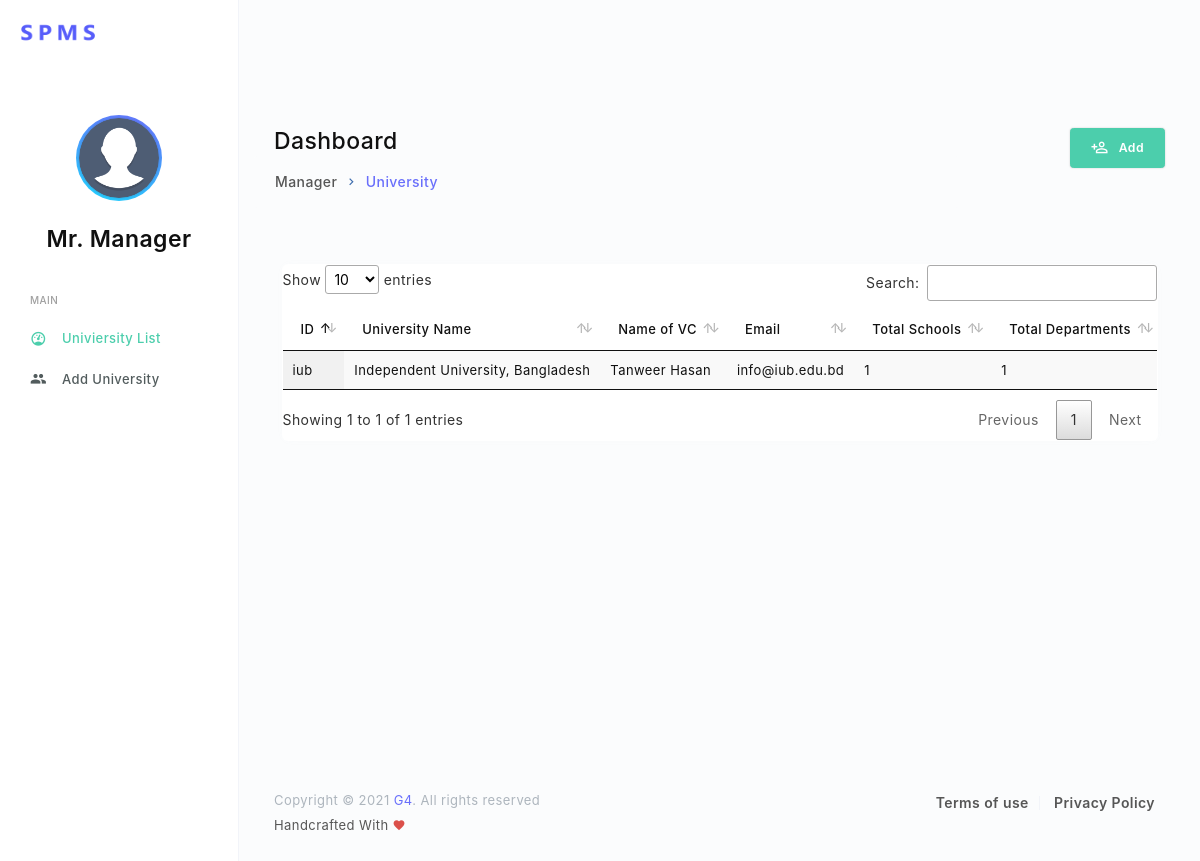
Screenshot of /superuser/universities-list.php with the database file from the repository.
### tables this page shows
CREATE TABLE `university` (
  `id` varchar(10) NOT NULL,
  `name` varchar(255) NOT NULL,
  `address` text NOT NULL,
  `city` varchar(255) NOT NULL,
  `country` varchar(255) NOT NULL,
  `vc` varchar(255) DEFAULT NULL,
  `email` varchar(255) NOT NULL,
  `phone` varchar(20) NOT NULL
);

### php/university.php (called while the page is built)
<?php
    include 'mysql.php';
    if ($_SERVER['REQUEST_METHOD'] == 'POST' && isset($_POST['id'])) {
        $id = strtolower($_POST['id']);
        $name = $_POST['name'];
        $address = $_POST['address'];
        $city = $_POST['city'];
        $country = $_POST['country'];
        $vc = $_POST['vc'];
        $email = $_POST['email'];
        $phone = $_POST['phone'];
        $query = "INSERT INTO university (id, name, address, city, country, vc, email, phone)
            VALUES ('$id', '$name', '$address', '$city', '$country', '$vc', '$email', '$phone')";
        $admin_email = $_POST['admin-email'];
        $admin_password = $_POST['admin-password'];
        $query2 = "INSERT INTO admin (email, password, university_id)
                    VALUES ('$admin_email', '$admin_password', '$id')";
        $conn->query($query);
        $conn->query($query2);
        header("Location: universities-list.php");
   }else{
        $query = "SELECT university.id, university.name, university.vc, university.email, COUNT(DISTINCT(school.id)) as school, COUNT(DISTINCT(department.id)) as department FROM university LEFT JOIN (school LEFT JOIN department ON school.id = department.school_id) ON university.id = university_id GROUP BY university.id";
        $datas = $conn->query($query);
   }
?>

### superuser/universities-list.php (the view, shortened to what this page needs)
<?php
  include '../php/university.php';
?>
<!DOCTYPE html>
<html lang="en">
  <head>
    <link rel="stylesheet" href="../assets/vendors/iconfonts/mdi/css/materialdesignicons.css">
    <link rel="stylesheet" href="../assets/vendors/css/vendor.addons.css">
    <link rel="stylesheet" href="../assets/vendors/datatables/jquery.dataTables.css">
    <link rel="stylesheet" href="../assets/css/shared/style.css">
    <link rel="stylesheet" href="../assets/css/demo_1/style.css">
  </head>
  <body class="header-fixed">
    <nav class="t-header">
      <div class="t-header-brand-wrapper">
        <a href="index.html">
          <img class="logo" src="../assets/images/logo.png" alt="">
        </a>
      </div>
      <div class="t-header-content-wrapper">
      </div>
    </nav>
    <div class="page-body">
      <div class="sidebar">
        <div class="user-profile">
          <div class="display-avatar animated-avatar">
            <img class="profile-img img-lg rounded-circle" src="../assets/images/profile/male/image_1.png" alt="profile image">
          </div>
          <div class="info-wrapper">
            <h4 class="user-name">Mr. Manager</h4>
          </div>
        </div>
        <ul class="navigation-menu">
          <li class="nav-category-divider">MAIN</li>
          <li class="active">
            <a href="universities-list.php">
              <span class="link-title">Univiersity List</span>
              <i class="mdi mdi-gauge link-icon"></i>
            </a>
          </li>
          <li>
            <a href="add-university.php">
              <span class="link-title">Add University</span>
              <i class="mdi mdi-account-multiple link-icon"></i>
            </a>
          </li>
        </ul>
      </div>
      <div class="page-content-wrapper">
        <div class="page-content-wrapper-inner">
          <div class="content-viewport">
            <div class="row">
              <div class="col-9 py-5">
                <h4>Dashboard</h4>
                <div class="viewport-header">
                  <nav aria-label="breadcrumb">
                    <ol class="breadcrumb has-arrow">
                      <li class="breadcrumb-item">
                        <a href="dashboard.php">Manager</a>
                      </li>
                      <li class="breadcrumb-item active" aria-current="page">University</li>
                    </ol>
                  </nav>
                </div>
              </div>
              <div class="col-3 py-5 text-right">
                <a class="btn btn-success has-icon" href="add-university.php">
                  <i class="mdi mdi-account-plus-outline"></i>Add
                </a>
              </div>
            </div>
            <div class="col-lg-12">
              <div class="grid">
                <div class="item-wrapper">
                  <div class="table-responsive">
                    <table class="table display" id="user-table">
                      <thead>
                        <tr>
                          <th>ID</th>
                          <th>University Name</th>
                          <th>Name of VC</th>
                          <th>Email</th>
                          <th>Total Schools</th>
                          <th>Total Departments</th>
                        </tr>
                      </thead>
                      <tbody>
                        <?php
                          foreach ($datas as $data){
                            echo "
                            <tr>
                              <td>".$data['id']."</td>
                              <td>".$data['name']."</td>
                              <td>".$data['vc']."</td>
                              <td>".$data['email']."</td>
                              <td>".$data['school']."</td>
                              <td>".$data['department']."</td>
                            </tr>
                            ";
                          }
                        ?>
                      </tbody>
                    </table>
                  </div>
                </div>
              </div>
            </div>
          </div>
        </div>
        <footer class="footer">
          <div class="row">
            <div class="col-sm-6 text-center text-sm-right order-sm-1">
              <ul class="text-gray">
                <li><a href="#">Terms of use</a></li>
                <li><a href="#">Privacy Policy</a></li>
              </ul>
            </div>
            <div class="col-sm-6 text-center text-sm-left mt-3 mt-sm-0">
              <small class="text-muted d-block">Copyright © 2021 <a href="#" >G4</a>. All rights reserved</small>
              <small class="text-gray mt-2">Handcrafted With <i class="mdi mdi-heart text-danger"></i></small>
            </div>
          </div>
        </footer>
      </div>
    </div>
  </body>
</html>

### rows the page displays
university: id "iub", name "Independent University, Bangladesh", vc "Tanweer Hasan", email "info@iub.edu.bd", school "1", department "1"
